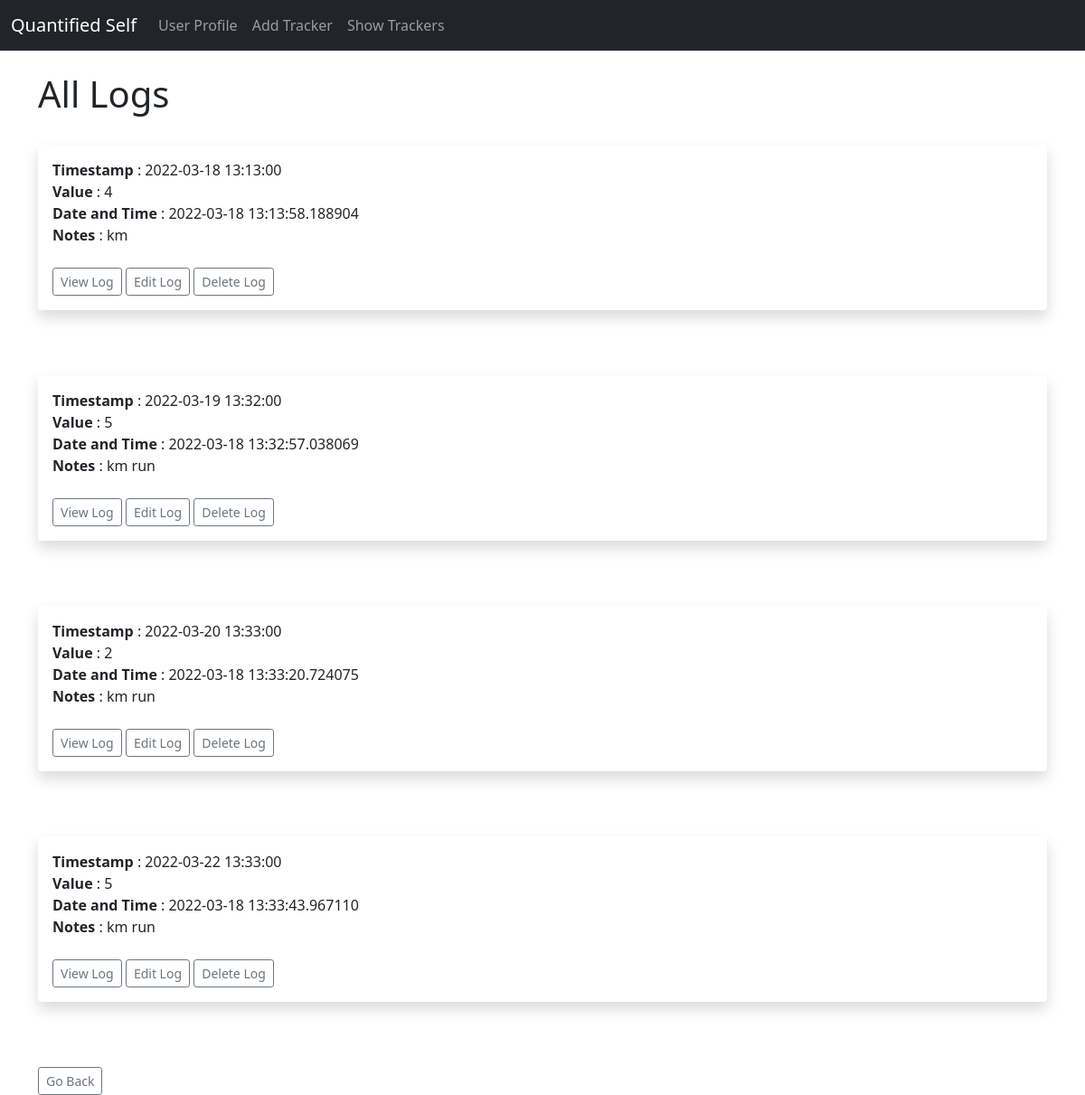
The app's page /trackers/logs/2 (signed in) with its own data.
### app.py (models this page shows)
class Log(db.Model):
    id = db.Column(db.Integer, primary_key=True)
    timestamp = db.Column(db.DateTime(150))
    value = db.Column(db.Integer)
    notes = db.Column(db.String(150))
    added_date_time = db.Column(db.DateTime, default=datetime.utcnow)
    tracker_id = db.Column(db.Integer, db.ForeignKey('tracker.id'))

### app.py (the view)
@app.route('/trackers/logs/<int:id>')
@login_required
def logs(id): #this id belongs to tracker
    logs = Log.query.order_by(Log.added_date_time)
    this_log = Log.query.get_or_404(id)
    tracker = Tracker.query.get(this_log.tracker_id)
    return render_template('logs.html', logs=logs, tracker=tracker, user=current_user)

### app.py (called while the page is built)
@login_manager.user_loader
def load_user(user_id):
    return Users.query.get(int(user_id))

### templates/logs.html (shortened to what this page needs)
{% extends 'base.html' %}
{% block content %}
<h1>All Logs</h1>
<br/>
{% for log in logs %}
    {% if log.tracker_id == tracker.id %}
    <div class="shadow p-3 mb-5 bg-body rounded">
      <b>Timestamp</b> : {{log.timestamp}}<br/>
      <b>Value</b> : {{log.value}}<br/>
      <b>Date and Time</b> : {{log.added_date_time}}<br/>
      <b>Notes</b> : {{log.notes}}<br/><br/>
      <a href="{{url_for('log', id=log.id)}}" class="btn btn-outline-secondary btn-sm">View Log</a>
      <a href="{{url_for('edit_log', id=log.id)}}" class="btn btn-outline-secondary btn-sm">Edit Log</a>
      <a href="{{url_for('delete_log', id=log.id)}}" class="btn btn-outline-secondary btn-sm">Delete Log</a>
      <br/>
    </div>
    <br/>
    {% endif %}
{% endfor %}
<a href="{{url_for('trackers')}}" class="btn btn-outline-secondary btn-sm">Go Back</a>
{% endblock %}

### templates/base.html (shortened to what this page needs)
<!doctype html>
<html lang="en">
  <head>
    <link href="https://cdn.jsdelivr.net/npm/bootstrap@5.1.3/dist/css/bootstrap.min.css" rel="stylesheet">
  </head>
  <body>
       {% include 'navbar.html' %}
    <br/>
    <div class="container">
        {% block content %}
        {% endblock %}
    </div>
  </body>
</html>

### templates/navbar.html (shortened to what this page needs)
<nav class="navbar navbar-expand-lg navbar-dark bg-dark">
    <div class="container-fluid">
      <a class="navbar-brand" href="{{ url_for('index') }}">Quantified Self</a>
      <div class="collapse navbar-collapse" id="navbarSupportedContent">
        <ul class="navbar-nav me-auto mb-2 mb-lg-0">
          <li class="nav-item">
            <a class="nav-link" href="{{url_for('dashboard')}}">User Profile</a>
          </li>
          <li class="nav-item">
            <a class="nav-link" href="{{url_for('add_tracker')}}">Add Tracker</a>
          </li>
          <li class="nav-item">
            <a class="nav-link" href="{{url_for('trackers')}}">Show Trackers</a>
          </li>
        </ul>
      </div>
    </div>
  </nav>

### records on screen
Log: timestamp "2022-03-18 13:13:00", value "4", added_date_time "2022-03-18 13:13:58.188904", notes "km"
Log: timestamp "2022-03-19 13:32:00", value "5", added_date_time "2022-03-18 13:32:57.038069", notes "km run"
Log: timestamp "2022-03-20 13:33:00", value "2", added_date_time "2022-03-18 13:33:20.724075", notes "km run"
Log: timestamp "2022-03-22 13:33:00", value "5", added_date_time "2022-03-18 13:33:43.967110", notes "km run"
